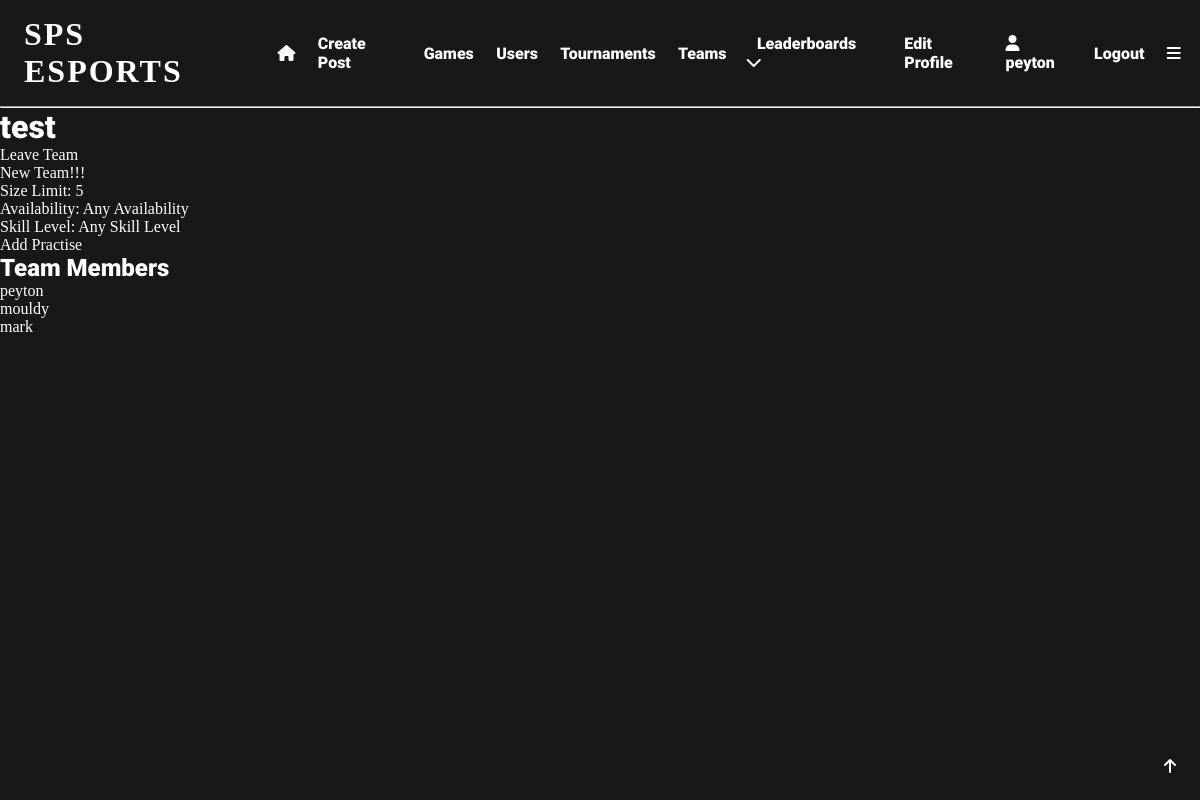
The page /team/1 (signed in) on the database as committed earlier.
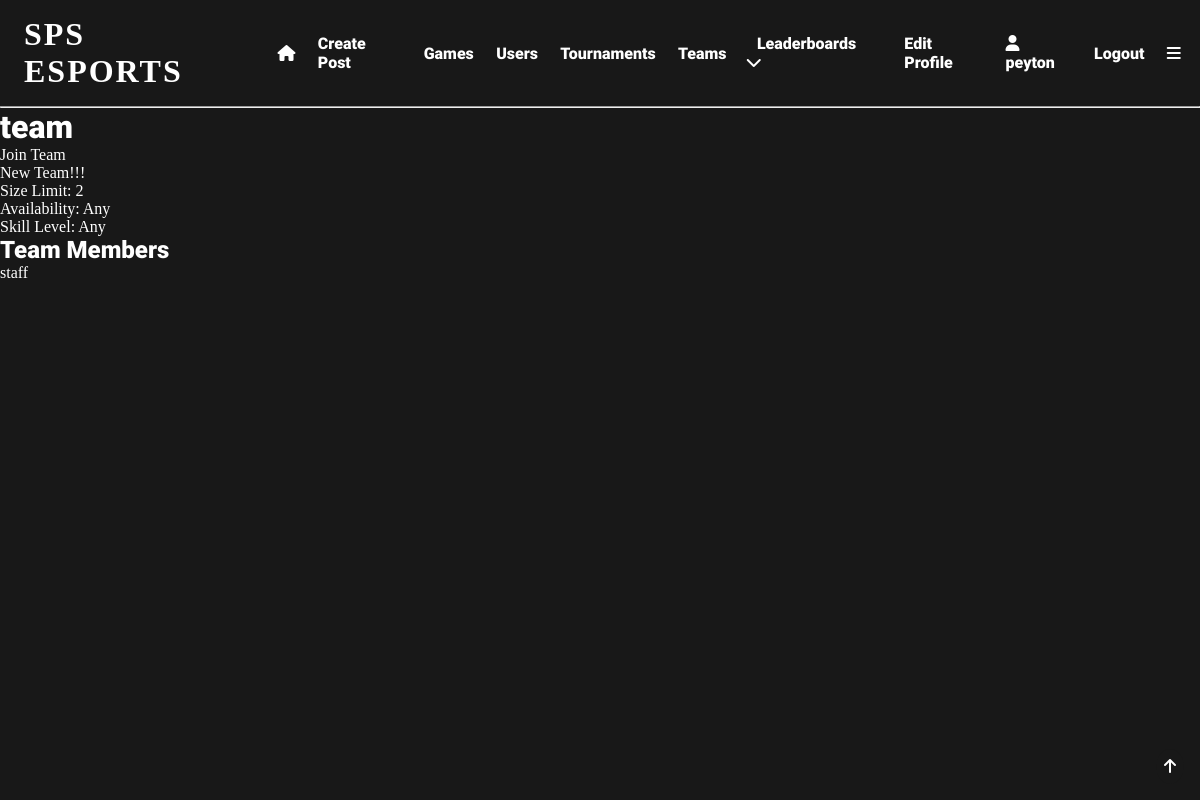
The same page on the database as committed later.
### app/models.py (models this page shows, shortened)
class User(UserMixin, db.Model):
    user_id = db.Column(db.Integer, primary_key=True)
    username = db.Column(db.String(64), index=True, unique=True)
    email = db.Column(db.String(120), index=True, unique=True)
    password_hash = db.Column(db.String(128), nullable=False)
    pfp = db.Column(db.String(140))
    user_bio = db.Column(db.String(140), default='New to SPS eSports!!!')
    pronouns = db.Column(db.String(64), nullable=True)
    skill_level = db.Column(db.String(64), default='Unsure')
    role = db.Column(db.String(64))
    grade = db.Column(db.String(64), nullable=True)
    availability = db.Column(db.String(140), default='Unsure')
    teams = db.relationship('Teams', back_populates='user')
    team_users = db.relationship('TeamUsers', back_populates='user')
    posts = db.relationship('Posts', back_populates='user')
    likes = db.relationship('Likes', back_populates='user')
    tournaments = db.relationship('Tournaments', back_populates='user')
    favourite_games = db.relationship('FavouriteGames', back_populates='user')
    tournament_users = db.relationship('TournamentUsers', back_populates='user')
    comments = db.relationship('Comments', back_populates='user')
    matches = db.relationship('Matches', back_populates='user')
    match_users = db.relationship('MatchUsers', back_populates='user')
    following = db.relationship('Following', backref='user', foreign_keys='Following.user_id')
    followed = db.relationship('Following', foreign_keys='Following.following_id')
    def __repr__(self):
        return '<User {}>'.format(self.username)

class Teams(db.Model):
    team_id = db.Column(db.Integer, primary_key=True, index=True, unique=True, nullable=False)
    team_name = db.Column(db.String(64), index=True, unique=True)
    team_description = db.Column(db.String(140), default='New Team!!!')
    limit = db.Column(db.Integer, default=5)
    availability = db.Column(db.String(140), nullable=True)
    skill_level = db.Column(db.String(64), nullable=True)
    admin_id = db.Column(db.Integer, db.ForeignKey('user.user_id'), name='fk_admin_id')
    user = db.relationship('User', back_populates='teams')
    team_users = db.relationship('TeamUsers', back_populates='team')
    practises = db.relationship('Practises', back_populates='team')

### app/routes.py (the view)
@app.route('/team/<team_id>')
@login_required
def team(team_id):
    if TeamUsers.query.filter_by(team_id=team_id, user_id=current_user.user_id).count() > 0:
        my_team = True
    else:
        my_team = False
    team = Teams.query.filter_by(team_id=team_id).first_or_404()
    team_users = TeamUsers.query.filter_by(team_id=team_id).all()
    users = []
    for team_user in team_users:
        print(team_user.user_id)
        user = User.query.filter_by(user_id=team_user.user_id).first()
        users.append(user)
    print(users)
    return render_template('team.html', team=team, team_users=team_users, users=users, my_team=my_team)

### app/models.py (called while the page is built)
@login.user_loader
def load_user(user_id):
    return User.query.get(int(user_id))  # returns the user id as an integer

### app/templates/team.html
{% extends 'base.html' %}
{% block content %}
<h1>{{team.team_name}}</h1>
{% if my_team %}
    <a href="{{url_for('leave_team', team_id=team.team_id)}}">Leave Team</a>
{% else %}
    <a href="{{url_for('join_team', team_id=team.team_id)}}">Join Team</a>
{% endif %}
<p>{{team.team_description}}</p>
<p>Size Limit: {{team.limit}}</p>
<p>Availability: {{team.availability}}</p>
<p>Skill Level: {{team.skill_level}}</p>
{% if my_team %}
    <a href="{{url_for('create_practise', team_id=team.team_id)}}">Add Practise</a>
{% endif %}
<h2>Team Members</h2>
{% for user in users %}
    <p><a href="{{ url_for('user', username=user.username) }}">{{ user.username }}</a></p>
{% endfor %}
{% endblock %}

### app/templates/base.html (shortened to what this page needs)
<!DOCTYPE html>
<html lang="en">
<head>
    <link rel="stylesheet" href="{{ url_for('static', filename='css/styles.css') }}">
</head>
<body>
  <div id="top" class="header">
      {% if current_user.is_anonymous %}
        <h1 onclick="location.href='login'">SPS ESPORTS</h1>
        <a href="{{ url_for('login') }}">Login</a>
        <a href="{{ url_for('register') }}">Register</a>
      {% else %}
        <h1 onclick="location.href='{{url_for('index')}}'">SPS ESPORTS</h1>
        <a href="{{ url_for('index') }}"><i class="fa-solid fa-house"></i></a>
        <a href="{{ url_for('create_post') }}">Create Post</a>
        <a href="{{ url_for('search') }}">Games</a>
        <a href="{{ url_for('user_search') }}">Users</a>
        <a href="{{ url_for('tournament_search') }}">Tournaments</a>
        <a href="{{url_for('team_search')}}">Teams</a>
        <div class="expand">
            <div class="expand-button">
                <a href="javascript:showDropdown()">Leaderboards  <i class="fa-solid fa-chevron-down"></i></a>
            </div>
        </div>
        <a href="{{ url_for('edit_profile') }}">Edit Profile</a>
        <a href="{{ url_for('user', username=current_user.username) }}"><i class="fa-solid fa-user"></i>   {{current_user.username}}</a>
        <a href="{{ url_for('logout') }}">Logout</a>
        <a href="javascript:navBar()"><i class="fa-solid fa-bars"></i></a>
      {% endif %}
  </div>
    <hr>
  <div class="topbutton">
    <a href="#top"><i class="fa-solid fa-arrow-up"></i></a>
  </div>
{% block content %} {% endblock %}
</body>
</html>

### app/static/css/styles.css (style rules this page uses)
* { margin: 0; padding: 0; box-sizing: border-box; scroll-behavior: smooth; scrollbar-width: thin; scrollbar-color: white var(--bg); }
body { background: var(--bg); color: white; }
:root { --accent: #e81c29; --bg: #181818; --bg2: #282828; --lightbg: rgba(255,255,255,0.05); }
.header { display:flex; align-items: center; padding: 1em 0.5em; }
.header a { padding: 0em 0.7em; font-family: 'Roboto'; font-size: 1em; text-decoration: none; transition: 0.5s; position: relative; transition: 0.3s; color: white; }
.header a::before { content: ''; position: absolute; width: 100%; height: 2px; left: 0; bottom: -2px; background-color: var(--accent); transform-origin: right; transform: scaleX(0); transition: transform 0.3s; }
.header h1 { box-shadow: inset 0 0 0 0 var(--bg); font-family: 'Nausea'; letter-spacing: 2px; padding: 0 0.5em; position: relative; transition: color 0.3s ease-in-out, box-shadow 0.3s ease-in-out; }
.expand { font-family: 'Roboto'; padding: 0.5em; position: relative; }
h1 { font-family: 'Roboto'; font-size: 2em; }
h2 { font-family: 'Roboto'; font-size: 1.5em; }
.topbutton { position: fixed; bottom: 1em; right: 1em; padding: 0.5em; border-radius: 50%; background-color: var(--bg); color: white; font-family: 'Roboto'; font-size: 1em; transition: 0.5s; }
a { color: white; text-decoration: none; transition: 0.5s; padding: 0.5em 0; position: relative; }
a::before { content: ''; position: absolute; width: 100%; height: 2px; left: 0; bottom: -2px; background-color: var(--accent); transform-origin: right; transform: scaleX(0); transition: transform 0.3s; }

Rows that differ between the two databases and show on the page:
no longer on one of the page's lists (row edited): User: username "peyton"
removed User: username "mark"
changed Teams "New Team!!!": team_name "test" → "team"; limit "5" → "2"; availability "Any Availability" → "Any"; skill_level "Any Skill Level" → "Any"
changed User: username "mouldy" → "staff"
Other text that changed with them:
text no longer shown: "Leave Team Add Practise"
text now shown: "Join Team"
